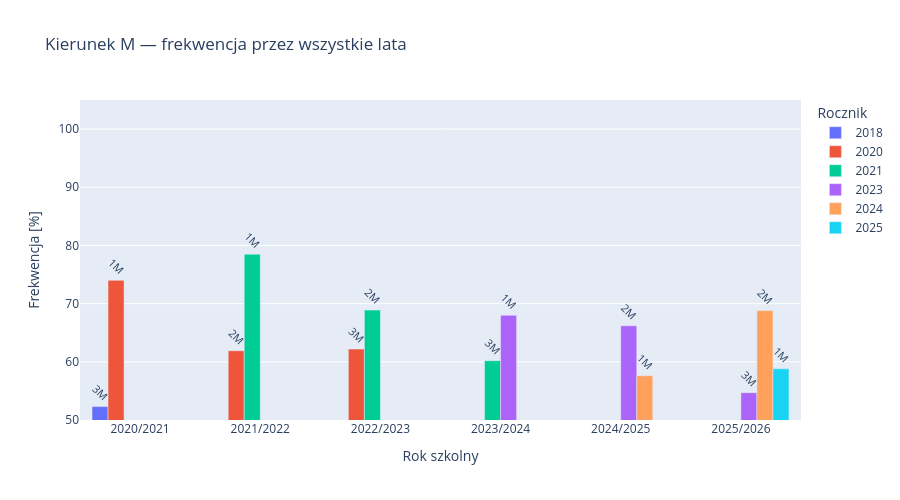
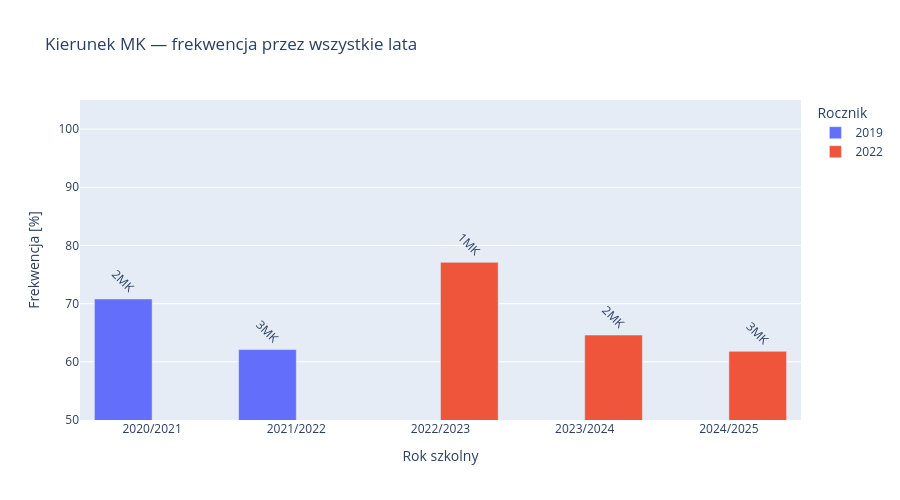
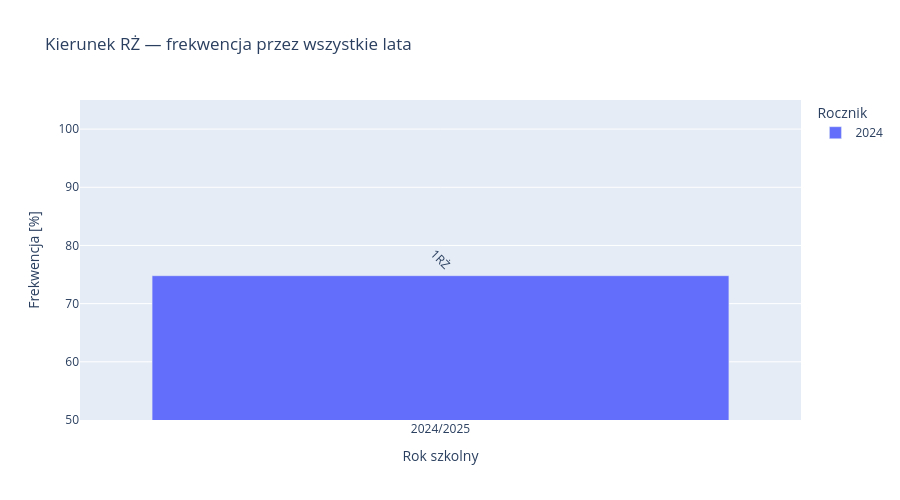
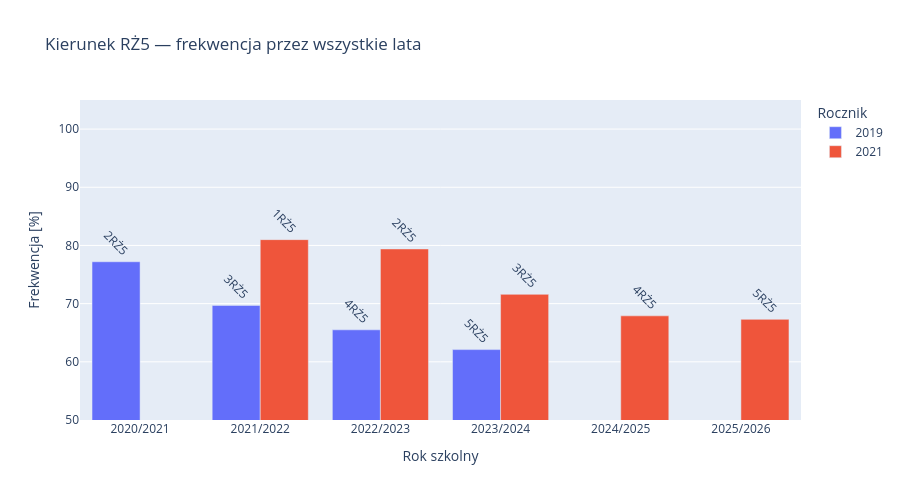

The cell these charts' notebook holds for them, in order:
### Markdown cell above
## Wykresy: każdy kierunek — przez wszystkie lata i roczniki

### Code cell
for sufiks, grupa in df_porownanie.groupby("sufiks"):
    grupa = grupa.sort_values(["rok_szkolny", "rocznik"])

    fig = px.bar(
        grupa,
        x="rok_szkolny",
        y="frekwencja_%",
        color="rocznik_str",
        barmode="group",
        text="Dziennik",
        hover_data={"Dziennik": True, "frekwencja_%": True, "rocznik_str": True},
        title=f"Kierunek {sufiks} — frekwencja przez wszystkie lata"
    )
    fig.update_traces(textangle=45, textposition="outside")
    fig.update_layout(
        yaxis_range=[50, 105],
        xaxis_title="Rok szkolny",
        yaxis_title="Frekwencja [%]",
        legend_title="Rocznik",
        height=500
    )
    fig.show()

### Figure 1 — Plotly figure (JSON) as saved in the notebook; plotly's stock layout.template omitted (floating-point values rounded to 4 significant figures)
{"data": [{"alignmentgroup": "True", "customdata": [["3M", "2018"]], "hovertemplate": "rocznik_str=%{customdata[1]}<br>rok_szkolny=%{x}<br>frekwencja_%=%{y}<br>Dziennik=%{customdata[0]}<extra></extra>", "legendgroup": "2018", "marker": {"color": "#636efa", "pattern": {"shape": ""}}, "name": "2018", "offsetgroup": "2018", "orientation": "v", "showlegend": true, "text": ["3M"], "textangle": 45, "textposition": "outside", "type": "bar", "x": ["2020/2021"], "xaxis": "x", "y": [52.3], "yaxis": "y"}, {"alignmentgroup": "True", "customdata": [["1M", "2020"], ["2M", "2020"], ["3M", "2020"]], "hovertemplate": "rocznik_str=%{customdata[1]}<br>rok_szkolny=%{x}<br>frekwencja_%=%{y}<br>Dziennik=%{customdata[0]}<extra></extra>", "legendgroup": "2020", "marker": {"color": "#EF553B", "pattern": {"shape": ""}}, "name": "2020", "offsetgroup": "2020", "orientation": "v", "showlegend": true, "text": ["1M", "2M", "3M"], "textangle": 45, "textposition": "outside", "type": "bar", "x": ["2020/2021", "2021/2022", "2022/2023"], "xaxis": "x", "y": [74.0, 61.9, 62.2], "yaxis": "y"}, {"alignmentgroup": "True", "customdata": [["1M", "2021"], ["2M", "2021"], ["3M", "2021"]], "hovertemplate": "rocznik_str=%{customdata[1]}<br>rok_szkolny=%{x}<br>frekwencja_%=%{y}<br>Dziennik=%{customdata[0]}<extra></extra>", "legendgroup": "2021", "marker": {"color": "#00cc96", "pattern": {"shape": ""}}, "name": "2021", "offsetgroup": "2021", "orientation": "v", "showlegend": true, "text": ["1M", "2M", "3M"], "textangle": 45, "textposition": "outside", "type": "bar", "x": ["2021/2022", "2022/2023", "2023/2024"], "xaxis": "x", "y": [78.5, 68.9, 60.2], "yaxis": "y"}, {"alignmentgroup": "True", "customdata": [["1M", "2023"], ["2M", "2023"], ["3M", "2023"]], "hovertemplate": "rocznik_str=%{customdata[1]}<br>rok_szkolny=%{x}<br>frekwencja_%=%{y}<br>Dziennik=%{customdata[0]}<extra></extra>", "legendgroup": "2023", "marker": {"color": "#ab63fa", "pattern": {"shape": ""}}, "name": "2023", "offsetgroup": "2023", "orientation": "v", "showlegend": true, "text": ["1M", "2M", "3M"], "textangle": 45, "textposition": "outside", "type": "bar", "x": ["2023/2024", "2024/2025", "2025/2026"], "xaxis": "x", "y": [68.0, 66.2, 54.7], "yaxis": "y"}, {"alignmentgroup": "True", "customdata": [["1M", "2024"], ["2M", "2024"]], "hovertemplate": "rocznik_str=%{customdata[1]}<br>rok_szkolny=%{x}<br>frekwencja_%=%{y}<br>Dziennik=%{customdata[0]}<extra></extra>", "legendgroup": "2024", "marker": {"color": "#FFA15A", "pattern": {"shape": ""}}, "name": "2024", "offsetgroup": "2024", "orientation": "v", "showlegend": true, "text": ["1M", "2M"], "textangle": 45, "textposition": "outside", "type": "bar", "x": ["2024/2025", "2025/2026"], "xaxis": "x", "y": [57.6, 68.8], "yaxis": "y"}, {"alignmentgroup": "True", "customdata": [["1M", "2025"]], "hovertemplate": "rocznik_str=%{customdata[1]}<br>rok_szkolny=%{x}<br>frekwencja_%=%{y}<br>Dziennik=%{customdata[0]}<extra></extra>", "legendgroup": "2025", "marker": {"color": "#19d3f3", "pattern": {"shape": ""}}, "name": "2025", "offsetgroup": "2025", "orientation": "v", "showlegend": true, "text": ["1M"], "textangle": 45, "textposition": "outside", "type": "bar", "x": ["2025/2026"], "xaxis": "x", "y": [58.8], "yaxis": "y"}], "layout": {"barmode": "group", "height": 500, "legend": {"title": {"text": "Rocznik"}, "tracegroupgap": 0}, "title": {"text": "Kierunek M — frekwencja przez wszystkie lata"}, "xaxis": {"anchor": "y", "domain": [0, 1], "title": {"text": "Rok szkolny"}}, "yaxis": {"anchor": "x", "domain": [0, 1], "range": [50, 105], "title": {"text": "Frekwencja [%]"}}}}

### Figure 2 — Plotly figure (JSON) as saved in the notebook; plotly's stock layout.template omitted (floating-point values rounded to 4 significant figures)
{"data": [{"alignmentgroup": "True", "customdata": [["2MK", "2019"], ["3MK", "2019"]], "hovertemplate": "rocznik_str=%{customdata[1]}<br>rok_szkolny=%{x}<br>frekwencja_%=%{y}<br>Dziennik=%{customdata[0]}<extra></extra>", "legendgroup": "2019", "marker": {"color": "#636efa", "pattern": {"shape": ""}}, "name": "2019", "offsetgroup": "2019", "orientation": "v", "showlegend": true, "text": ["2MK", "3MK"], "textangle": 45, "textposition": "outside", "type": "bar", "x": ["2020/2021", "2021/2022"], "xaxis": "x", "y": [70.8, 62.1], "yaxis": "y"}, {"alignmentgroup": "True", "customdata": [["1MK", "2022"], ["2MK", "2022"], ["3MK", "2022"]], "hovertemplate": "rocznik_str=%{customdata[1]}<br>rok_szkolny=%{x}<br>frekwencja_%=%{y}<br>Dziennik=%{customdata[0]}<extra></extra>", "legendgroup": "2022", "marker": {"color": "#EF553B", "pattern": {"shape": ""}}, "name": "2022", "offsetgroup": "2022", "orientation": "v", "showlegend": true, "text": ["1MK", "2MK", "3MK"], "textangle": 45, "textposition": "outside", "type": "bar", "x": ["2022/2023", "2023/2024", "2024/2025"], "xaxis": "x", "y": [77.1, 64.6, 61.8], "yaxis": "y"}], "layout": {"barmode": "group", "height": 500, "legend": {"title": {"text": "Rocznik"}, "tracegroupgap": 0}, "title": {"text": "Kierunek MK — frekwencja przez wszystkie lata"}, "xaxis": {"anchor": "y", "domain": [0, 1], "title": {"text": "Rok szkolny"}}, "yaxis": {"anchor": "x", "domain": [0, 1], "range": [50, 105], "title": {"text": "Frekwencja [%]"}}}}

### Figure 3 — Plotly figure (JSON) as saved in the notebook; plotly's stock layout.template omitted (floating-point values rounded to 4 significant figures)
{"data": [{"alignmentgroup": "True", "customdata": [["1RŻ", "2024"]], "hovertemplate": "rocznik_str=%{customdata[1]}<br>rok_szkolny=%{x}<br>frekwencja_%=%{y}<br>Dziennik=%{customdata[0]}<extra></extra>", "legendgroup": "2024", "marker": {"color": "#636efa", "pattern": {"shape": ""}}, "name": "2024", "offsetgroup": "2024", "orientation": "v", "showlegend": true, "text": ["1RŻ"], "textangle": 45, "textposition": "outside", "type": "bar", "x": ["2024/2025"], "xaxis": "x", "y": [74.8], "yaxis": "y"}], "layout": {"barmode": "group", "height": 500, "legend": {"title": {"text": "Rocznik"}, "tracegroupgap": 0}, "title": {"text": "Kierunek RŻ — frekwencja przez wszystkie lata"}, "xaxis": {"anchor": "y", "domain": [0, 1], "title": {"text": "Rok szkolny"}}, "yaxis": {"anchor": "x", "domain": [0, 1], "range": [50, 105], "title": {"text": "Frekwencja [%]"}}}}

### Figure 4 — Plotly figure (JSON) as saved in the notebook; plotly's stock layout.template omitted (floating-point values rounded to 4 significant figures)
{"data": [{"alignmentgroup": "True", "customdata": [["2RŻ5", "2019"], ["3RŻ5", "2019"], ["4RŻ5", "2019"], ["5RŻ5", "2019"]], "hovertemplate": "rocznik_str=%{customdata[1]}<br>rok_szkolny=%{x}<br>frekwencja_%=%{y}<br>Dziennik=%{customdata[0]}<extra></extra>", "legendgroup": "2019", "marker": {"color": "#636efa", "pattern": {"shape": ""}}, "name": "2019", "offsetgroup": "2019", "orientation": "v", "showlegend": true, "text": ["2RŻ5", "3RŻ5", "4RŻ5", "5RŻ5"], "textangle": 45, "textposition": "outside", "type": "bar", "x": ["2020/2021", "2021/2022", "2022/2023", "2023/2024"], "xaxis": "x", "y": [77.2, 69.7, 65.5, 62.1], "yaxis": "y"}, {"alignmentgroup": "True", "customdata": [["1RŻ5", "2021"], ["2RŻ5", "2021"], ["3RŻ5", "2021"], ["4RŻ5", "2021"], ["5RŻ5", "2021"]], "hovertemplate": "rocznik_str=%{customdata[1]}<br>rok_szkolny=%{x}<br>frekwencja_%=%{y}<br>Dziennik=%{customdata[0]}<extra></extra>", "legendgroup": "2021", "marker": {"color": "#EF553B", "pattern": {"shape": ""}}, "name": "2021", "offsetgroup": "2021", "orientation": "v", "showlegend": true, "text": ["1RŻ5", "2RŻ5", "3RŻ5", "4RŻ5", "5RŻ5"], "textangle": 45, "textposition": "outside", "type": "bar", "x": ["2021/2022", "2022/2023", "2023/2024", "2024/2025", "2025/2026"], "xaxis": "x", "y": [81.0, 79.4, 71.6, 67.9, 67.3], "yaxis": "y"}], "layout": {"barmode": "group", "height": 500, "legend": {"title": {"text": "Rocznik"}, "tracegroupgap": 0}, "title": {"text": "Kierunek RŻ5 — frekwencja przez wszystkie lata"}, "xaxis": {"anchor": "y", "domain": [0, 1], "title": {"text": "Rok szkolny"}}, "yaxis": {"anchor": "x", "domain": [0, 1], "range": [50, 105], "title": {"text": "Frekwencja [%]"}}}}
